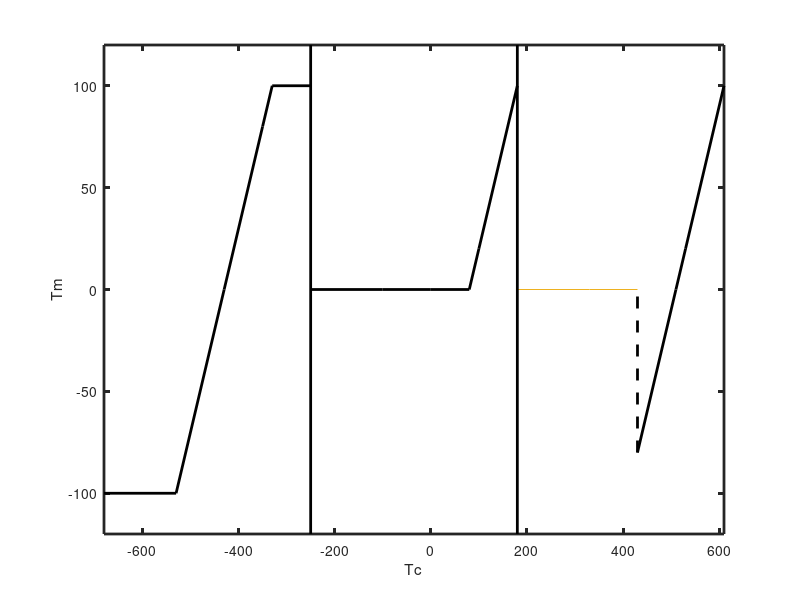

This figure's MATLAB source:
function control_method

clc;
X = [-250 -100 0  80 100 180];
Y1 = [-100 -100 0  80 100 100];
Y0 = [0 0 0 0 20 100];
Y_11 = [0 0 0];
Y_12  =[-80 0 20 100] ;

hold on;
% plot([-300 300],[100 100],'--','color','black','linewidth',1);
% plot([-300 300],[-100 -100],'--','color','black','linewidth',1);
% plot([180 180],[-120 120],'--','color','black','linewidth',1);
% plot([-250 -250],[-120 120],'--','color','black','linewidth',1);
% plot([80 80],[-120 120],'--','color','black','linewidth',1);
plot(X-430,Y1,'linewidth',2,'color','black');
plot(X,Y0,'linewidth',2,'color','black');
plot(X(1:3)+430,Y_11,X(3:6)+430,Y_12,'linewidth',2,'color','black');
plot([0 0]+430,[-80 0],'--','linewidth',2,'color','black');
plot([-250 -250],[-120 120],'linewidth',2,'color','black')
plot([180 180],[-120 120],'linewidth',2,'color','black')
box on;
% set(gcf,'Csolor','white');
set(gca,'linewidth',2);
ylim([-120 120]);
xlim([-680 610]);
xlabel('Tc');
ylabel('Tm');
% % hold on;
% clear;
% clc;
% % clc;
%  = [-250 -100 0  80 100 180];
% Y1 = [-100 -100 0  80 100 100];
% 
% Y0    = [0 0 0 0 20 100];
% Y_11  = [0 0 0];
% Y_12  = [-80 0 20 100];
% 
% hold on;
% plot(X,Y1,'linewidth',2,'color','blue');
% plot(X,Y0,'linewidth',2,'color','red');
% plot(X(1:3),Y_11,X(3:6),Y_12,'linewidth',2,'color',[0 127 0]/256);
% % set(gcf,'Csolor','white');



% plot([0 0],[-80 0],'--','linewidth',2,'color',[0 127 0]/255);









% clc;
% hold on;
% set(gca,'linewidth',2);
% Td     = [-250 -100 0  80 100 180];
% U      = [1 1 1 1 1 1];
% Tm     = [-100 -100 0  80 100 100];
% 
% plot3(Td,U,Tm,'linewidth',2,'color','red');
% 
% Td     = [-250 -100 0  80 100 180];
% U      = [0 0 0 0 0 0];
% Tm     = [0 0 0 0 20 100];
% 
% plot3(Td,U,Tm,'linewidth',2);
% 
% Td     = [-250 -100 0  0  80 100 180];
% U      = [-1 -1 -1 -1 -1 -1 -1];
% Tm     = [0 0 0 -80 0 20 100];
% plot3(Td,U,Tm,'linewidth',2,'color',[0 127 0]/256);
% 
% grid;
% xlabel('Td');
% ylabel('U');
% zlabel('Tm');
% xlim([-250 180]);
% zlim([-120 120])
% % box on;
end